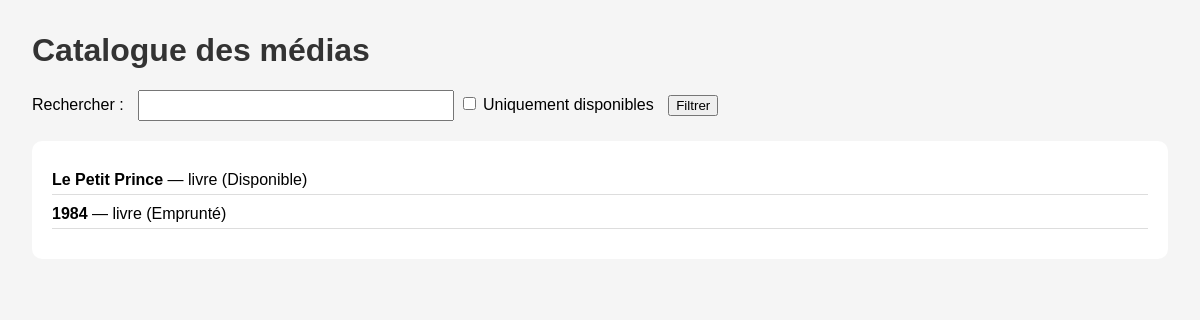
Page /membre/medias/ on the earlier database version.
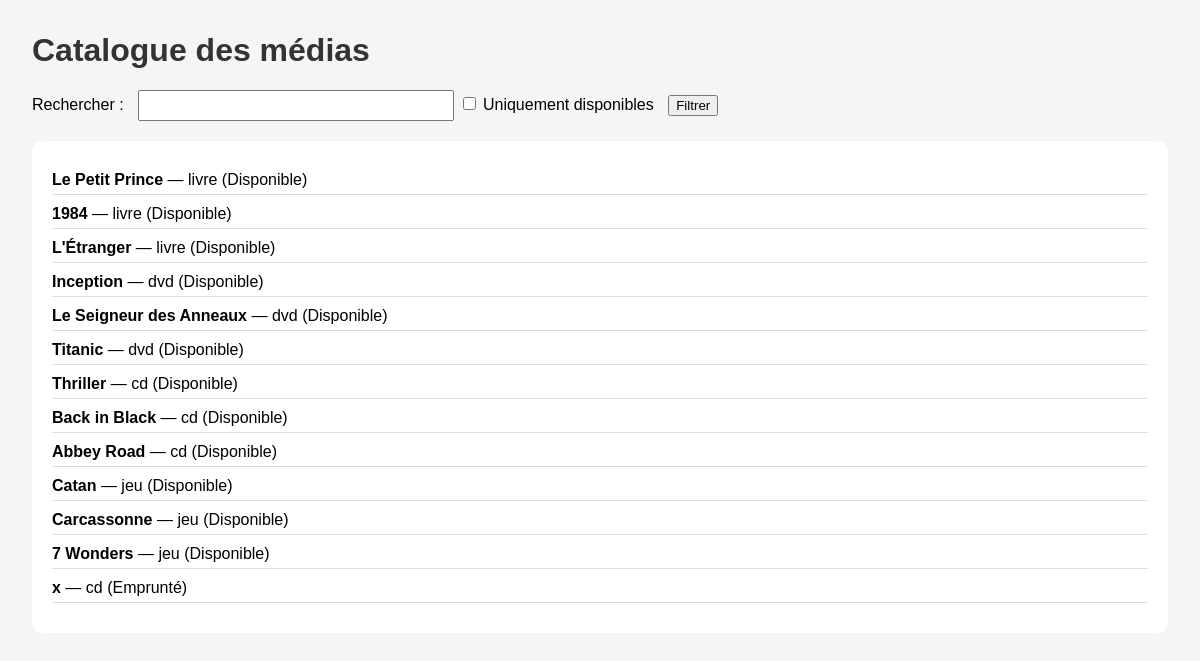
Same page on the later database version.
### bibliothecaire/models.py (models this page shows, shortened)
class Media(models.Model):
    TYPE_CHOICES = [
        ('livre', 'Livre'),
        ('dvd', 'DVD'),
        ('cd', 'CD'),
        ('jeu', 'Jeu de plateau'),
    ]
    titre = models.CharField(max_length=200)
    auteur = models.CharField(max_length=100)
    annee = models.PositiveIntegerField()
    type_media = models.CharField(max_length=10, choices=TYPE_CHOICES, default='livre')
    @property
    def disponible(self):
        return not self.emprunt_set.filter(date_retour__isnull=True).exists()

### membre/views.py (the view)
# urls.py: path('medias/', views.liste_medias, name='liste_medias'),
def liste_medias(request):
    medias = Media.objects.all()
    disponible = request.GET.get('disponible')
    if disponible == '1':
        aujourd_hui = timezone.now().date()
        duree_emprunt = timedelta(days=7)
        emprunts_actifs = Emprunt.objects.filter(date_emprunt__gte=aujourd_hui - duree_emprunt)
        ids_indisponibles = emprunts_actifs.values_list('media_id', flat=True)
        medias = medias.exclude(id__in=ids_indisponibles)
    recherche = request.GET.get('q')
    if recherche:
        medias = medias.filter(titre__icontains=recherche)
    return render(request, 'membre/liste_medias.html', {
        'medias': medias,
        'recherche': recherche,
        'disponible': disponible,
    })

### membre/templates/membre/liste_medias.html (shortened to what this page needs)
<!DOCTYPE html>
<html lang="fr">
<head>
</head>
<body>
    <h1>Catalogue des médias</h1>
    <form method="get">
        <label for="recherche">Rechercher :</label>
        <input type="text" name="q" id="recherche" value="{{ recherche|default:'' }}">
        <label>
            <input type="checkbox" name="disponible" value="1" {% if disponible == '1' %}checked{% endif %}>
            Uniquement disponibles
        </label>
        <button type="submit">Filtrer</button>
    </form>
    <ul>
        {% for media in medias %}
            <li>
                <strong>{{ media.titre }}</strong> — {{ media.type_media }}
                <span class="{% if media.disponible %}dispo{% else %}non-dispo{% endif %}">
                    {% if media.disponible %}(Disponible){% else %}(Emprunté){% endif %}
                </span>
            </li>
        {% empty %}
            <li>Aucun média trouvé.</li>
        {% endfor %}
    </ul>
</body>
</html>

### membre/templates/membre/liste_medias.html (style rules this page uses)
body { font-family: sans-serif; margin: 2em; background-color: #f5f5f5; }
h1 { color: #333; }
form { margin-bottom: 20px; }
input[type="text"] { padding: 6px; width: 300px; }
label { margin-right: 10px; }
ul { background: white; padding: 20px; border-radius: 10px; list-style: none; }
li { margin: 10px 0; border-bottom: 1px solid #ddd; padding-bottom: 5px; }

Differences in the rows shown:
changed Media (number 2 of 13 on the later page): text "(Emprunté)" → "(Disponible)"
added Media: titre "L'Étranger", type_media "livre", shows "(Disponible)"
added Media: titre "Inception", type_media "dvd", shows "(Disponible)"
added Media: titre "Le Seigneur des Anneaux", type_media "dvd", shows "(Disponible)"
added Media: titre "Titanic", type_media "dvd", shows "(Disponible)"
added Media: titre "Thriller", type_media "cd", shows "(Disponible)"
added Media: titre "Back in Black", type_media "cd", shows "(Disponible)"
added Media: titre "Abbey Road", type_media "cd", shows "(Disponible)"
added Media: titre "Catan", type_media "jeu", shows "(Disponible)"
added Media: titre "Carcassonne", type_media "jeu", shows "(Disponible)"
added Media: titre "7 Wonders", type_media "jeu", shows "(Disponible)"
added Media: titre "x", type_media "cd", shows "(Emprunté)"
